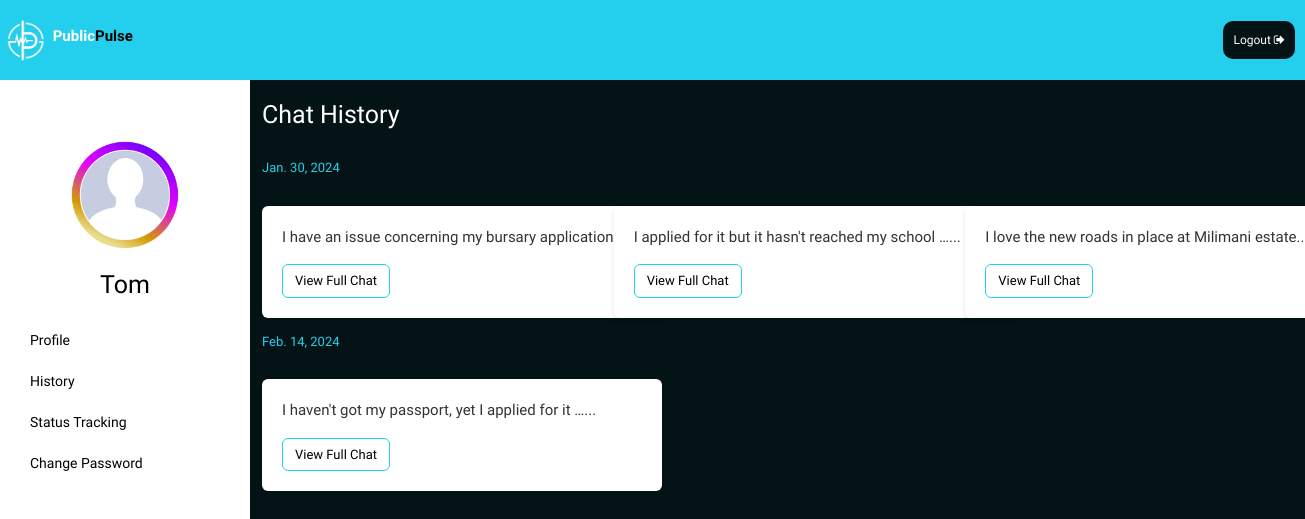
Before: /chatbot/chat_history (signed in) with the older database file.
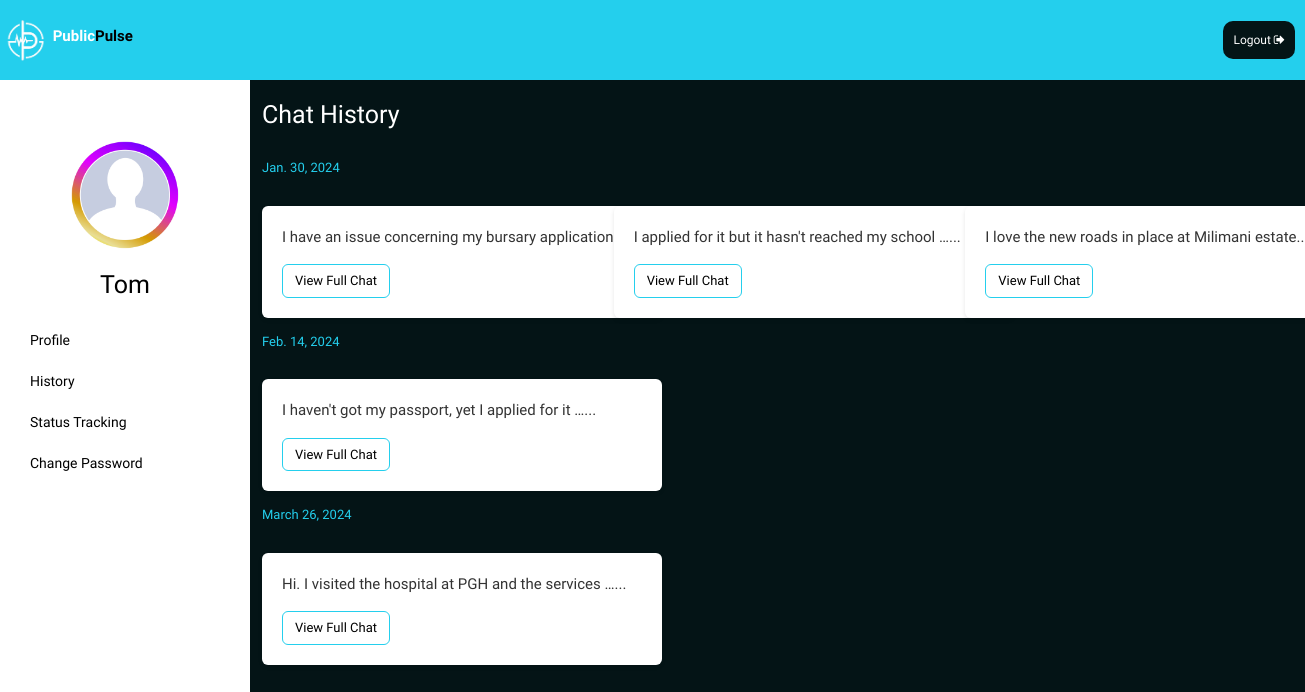
After: the same page with the newer database file.
### chatbot/models.py (models this page shows, shortened)
class Chat(models.Model):
    STATUS_CHOICES=(
        ('new', 'New'),
        ('resolved', 'Resolved'),
        ('pending', 'Pending'),
    )
    CATEGORY_CHOICES=[
        ('Transport', 'Transport'),
        ('Education', 'Education'),
        ('Security', 'Security'),
        ('Public Service', 'Public Service'),
        ('Sanitation', 'Sanitation'),
        ('Environment', 'Environment'),
        ('Health', 'Health'),
        ('Services', 'Services'),
        ('Housing', 'Housing'),
        ('Infractructure', 'Infractructure'),
        ('Jobs', 'Jobs'),
        ('Sports', 'Sports')
    ]
    user=models.ForeignKey(User, on_delete=models.CASCADE)
    message=models.TextField()
    category=models.CharField(max_length=100, choices=CATEGORY_CHOICES)
    response=models.TextField(default="I am sorry. I dont understand your question")
    created_at=models.DateTimeField(auto_now_add=True)
    status=models.CharField(max_length=10, choices=STATUS_CHOICES, null=True, blank=True )
    resolved_at = models.DateTimeField(null=True, blank=True)
    sentiment_score = models.FloatField(null=True, blank=True)
    classification=models.CharField(max_length=100, blank=True, null=True)

### chatbot/views.py (the view)
# urls.py: path('chat_history', views.chat_history, name='chat_history'),
def chat_history(request):
    messages=Chat.objects.filter(user=request.user).order_by('created_at')
    grouped_messages = {}
    for message in messages:
        message_date = message.created_at.date()
        if message_date not in grouped_messages:
            grouped_messages[message_date] = [message]
        else:
            grouped_messages[message_date].append(message)
    return render(request, 'user/history.html', {'grouped_messages':grouped_messages})

### templates/user/history.html (shortened to what this page needs)
{% extends 'base.html' %}
{% block content %}
{% load static %}
<link rel="stylesheet" type="text/css" href="{% static 'profile.css' %}">
<link href="https://stackpath.bootstrapcdn.com/bootstrap/4.5.2/css/bootstrap.min.css" rel="stylesheet">
<div class="header">
    <div class="logo">
        <img src="{% static 'Images/publicpulselogo.png' %}"/>
        <a href="/">
            <h4>Public<span>Pulse</span></h4>
        </a>
    </div>
    <a href="logout" class="logout-link">Logout <i class="fa fa-sign-out" aria-hidden="true"></i></a>
</div>
<div class="user-history">
    <div class="profile">
        <div class="sidebar">
            <div class="profile-picture">
                {% if user.is_authenticated %}
                <img src="{% static 'Images/placeholder.jpg' %}" alt="user">
                <h4>{{user.username}}</h4>
                {%endif%}
            </div>
            <a href="user_profile">Profile</a>
            <a href="chat_history">History</a>
            <a href="status_tracking">Status Tracking</a>
            <a href="change-password">Change Password</a>
        </div>
    </div>
    <div class=" history container">
        <h2>Chat History</h2>
        {% for date, messages in grouped_messages.items %}
            <h2 class="date">{{ date }}</h2>
            <div class="row">
                {% for message in messages %}
                    <div class="col-md-4 mb-3">
                        <div class="card">
                            <div class="card-body">
                                <p class="card-text">{{ message.message|truncatewords:10 }}...</p>
                                <button type="button" class="btn" data-toggle="modal" data-target="#chatModal{{ forloop.parentloop.counter }}{{ forloop.counter }}">View Full Chat</button>
                            </div>
                        </div>
                    </div>
                {% endfor %}
            </div>
        {% endfor %}
    </div>
    </div>
{% endblock %}

Changed rows visible on the page:
added Chat: created_at "March 26, 2024", message "Hi. I visited the hospital at PGH and the services …"
